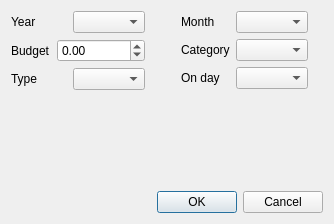
<?xml version="1.0" encoding="UTF-8"?>
<ui version="4.0">
 <class>Dialog</class>
 <widget class="QDialog" name="Dialog">
  <property name="geometry">
   <rect>
    <x>0</x>
    <y>0</y>
    <width>334</width>
    <height>224</height>
   </rect>
  </property>
  <property name="windowTitle">
   <string>Dialog</string>
  </property>
  <layout class="QVBoxLayout" name="verticalLayout_5">
   <item>
    <layout class="QHBoxLayout" name="horizontalLayout_8">
     <item>
      <layout class="QVBoxLayout" name="verticalLayout_3">
       <property name="rightMargin">
        <number>30</number>
       </property>
       <item>
        <layout class="QHBoxLayout" name="horizontalLayout_9">
         <item>
          <widget class="QLabel" name="label_7">
           <property name="text">
            <string>Year</string>
           </property>
          </widget>
         </item>
         <item>
          <widget class="QComboBox" name="yearBox"/>
         </item>
        </layout>
       </item>
       <item>
        <layout class="QHBoxLayout" name="horizontalLayout_10">
         <item>
          <widget class="QLabel" name="label_8">
           <property name="text">
            <string>Budget</string>
           </property>
          </widget>
         </item>
         <item>
          <widget class="QDoubleSpinBox" name="budgetBox">
           <property name="minimum">
            <double>-10000000.000000000000000</double>
           </property>
           <property name="maximum">
            <double>10000000.000000000000000</double>
           </property>
          </widget>
         </item>
        </layout>
       </item>
       <item>
        <layout class="QHBoxLayout" name="horizontalLayout_11">
         <item>
          <widget class="QLabel" name="label_9">
           <property name="text">
            <string>Type</string>
           </property>
          </widget>
         </item>
         <item>
          <widget class="QComboBox" name="typeBox"/>
         </item>
        </layout>
       </item>
       <item>
        <spacer name="verticalSpacer_3">
         <property name="orientation">
          <enum>Qt::Vertical</enum>
         </property>
         <property name="sizeHint" stdset="0">
          <size>
           <width>20</width>
           <height>40</height>
          </size>
         </property>
        </spacer>
       </item>
      </layout>
     </item>
     <item>
      <layout class="QVBoxLayout" name="verticalLayout_4">
       <item>
        <layout class="QHBoxLayout" name="horizontalLayout_12">
         <item>
          <widget class="QLabel" name="label_10">
           <property name="text">
            <string>Month</string>
           </property>
          </widget>
         </item>
         <item>
          <widget class="QComboBox" name="monthBox"/>
         </item>
        </layout>
       </item>
       <item>
        <layout class="QHBoxLayout" name="horizontalLayout_13">
         <item>
          <widget class="QLabel" name="label_11">
           <property name="text">
            <string>Category</string>
           </property>
          </widget>
         </item>
         <item>
          <widget class="QComboBox" name="categoryBox"/>
         </item>
        </layout>
       </item>
       <item>
        <layout class="QHBoxLayout" name="horizontalLayout_14">
         <item>
          <widget class="QLabel" name="label_12">
           <property name="text">
            <string>On day</string>
           </property>
          </widget>
         </item>
         <item>
          <widget class="QComboBox" name="dayBox"/>
         </item>
        </layout>
       </item>
       <item>
        <spacer name="verticalSpacer_4">
         <property name="orientation">
          <enum>Qt::Vertical</enum>
         </property>
         <property name="sizeHint" stdset="0">
          <size>
           <width>20</width>
           <height>40</height>
          </size>
         </property>
        </spacer>
       </item>
      </layout>
     </item>
     <item>
      <spacer name="horizontalSpacer_2">
       <property name="orientation">
        <enum>Qt::Horizontal</enum>
       </property>
       <property name="sizeHint" stdset="0">
        <size>
         <width>40</width>
         <height>20</height>
        </size>
       </property>
      </spacer>
     </item>
    </layout>
   </item>
   <item>
    <widget class="QDialogButtonBox" name="buttonBox">
     <property name="orientation">
      <enum>Qt::Horizontal</enum>
     </property>
     <property name="standardButtons">
      <set>QDialogButtonBox::Cancel|QDialogButtonBox::Ok</set>
     </property>
    </widget>
   </item>
  </layout>
 </widget>
 <resources/>
 <connections>
  <connection>
   <sender>buttonBox</sender>
   <signal>accepted()</signal>
   <receiver>Dialog</receiver>
   <slot>accept()</slot>
   <hints>
    <hint type="sourcelabel">
     <x>248</x>
     <y>254</y>
    </hint>
    <hint type="destinationlabel">
     <x>157</x>
     <y>274</y>
    </hint>
   </hints>
  </connection>
  <connection>
   <sender>buttonBox</sender>
   <signal>rejected()</signal>
   <receiver>Dialog</receiver>
   <slot>reject()</slot>
   <hints>
    <hint type="sourcelabel">
     <x>316</x>
     <y>260</y>
    </hint>
    <hint type="destinationlabel">
     <x>286</x>
     <y>274</y>
    </hint>
   </hints>
  </connection>
 </connections>
</ui>
